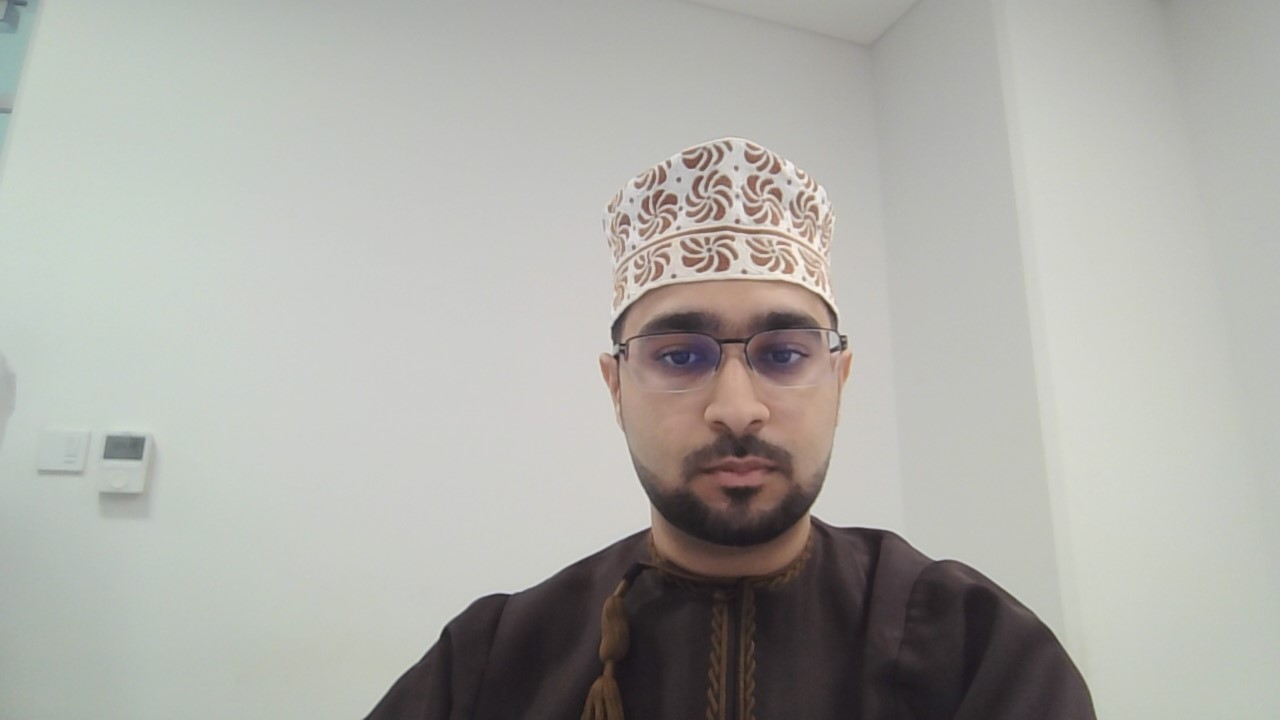
#> input picture jupyter_files/abbas_work_area/abbas.jpg, 1280 x 720 px
$ jupyter execute abdulaziztask.ipynb
#> lines starting #> are read from the running program, lines starting #| are printed output that depends on the picture; after the words box and inside, x2 and y2 are one past the last pixel; in counts of white or black regions, pixels touching at a corner belong together
[cell 1]
import cv2

[cell 2]
imagePath = 'abbas.jpg'

[cell 3]
img = cv2.imread(imagePath)
#> img is the input picture: shape (720, 1280, 3); mean B, G, R 167.9, 173.2, 173.5

[cell 4]
img.shape
#> Out = (720, 1280, 3)

[cell 5]
gray_image = cv2.cvtColor(img, cv2.COLOR_BGR2GRAY)
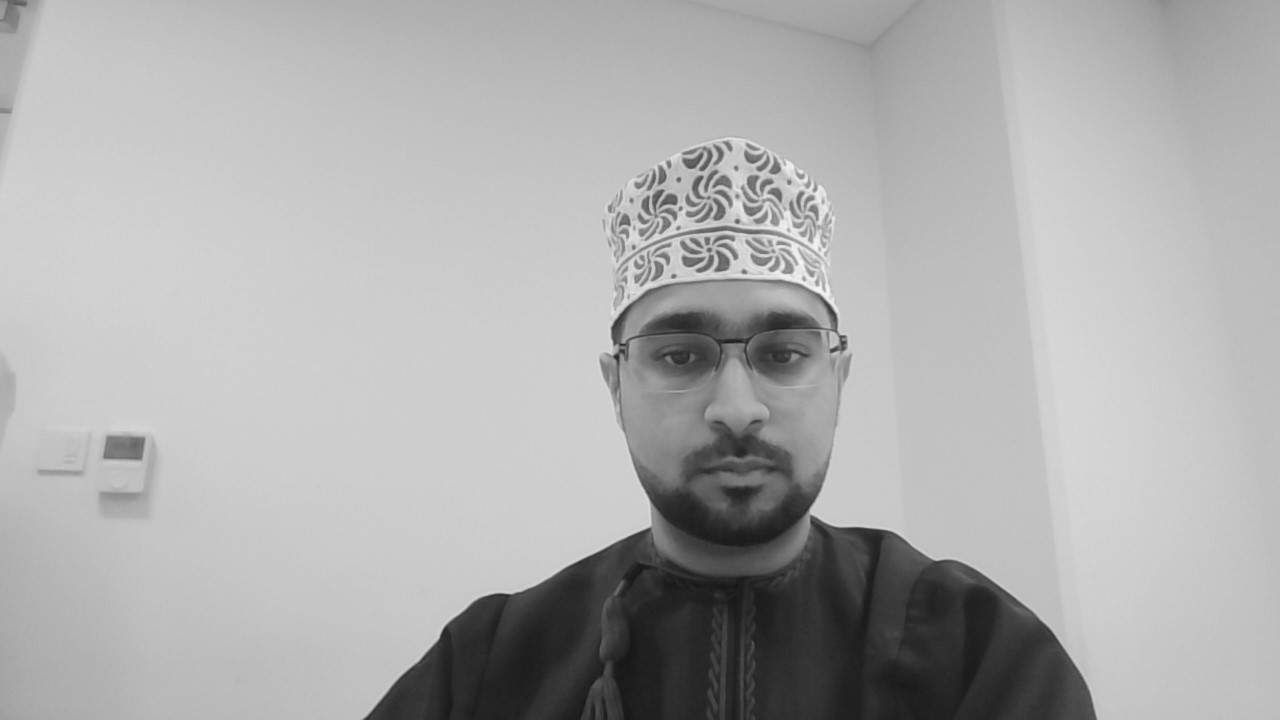
#> gray_image: shape (720, 1280); min 20, max 247, mean 172.7

[cell 6]
gray_image.shape
#> Out = (720, 1280)

[cell 7]
face_classifier = cv2.CascadeClassifier(
    cv2.data.haarcascades + "haarcascade_frontalface_default.xml"
)

[cell 8]
face = face_classifier.detectMultiScale(
    gray_image, scaleFactor=1.1, minNeighbors=5, minSize=(40, 40)
)
#> face = [[587, 244, 298, 298]]

[cell 9]
for (x, y, w, h) in face:
    cv2.rectangle(img, (x, y), (x + w, y + h), (0, 255, 0), 4)
#> this loop made 1 pass
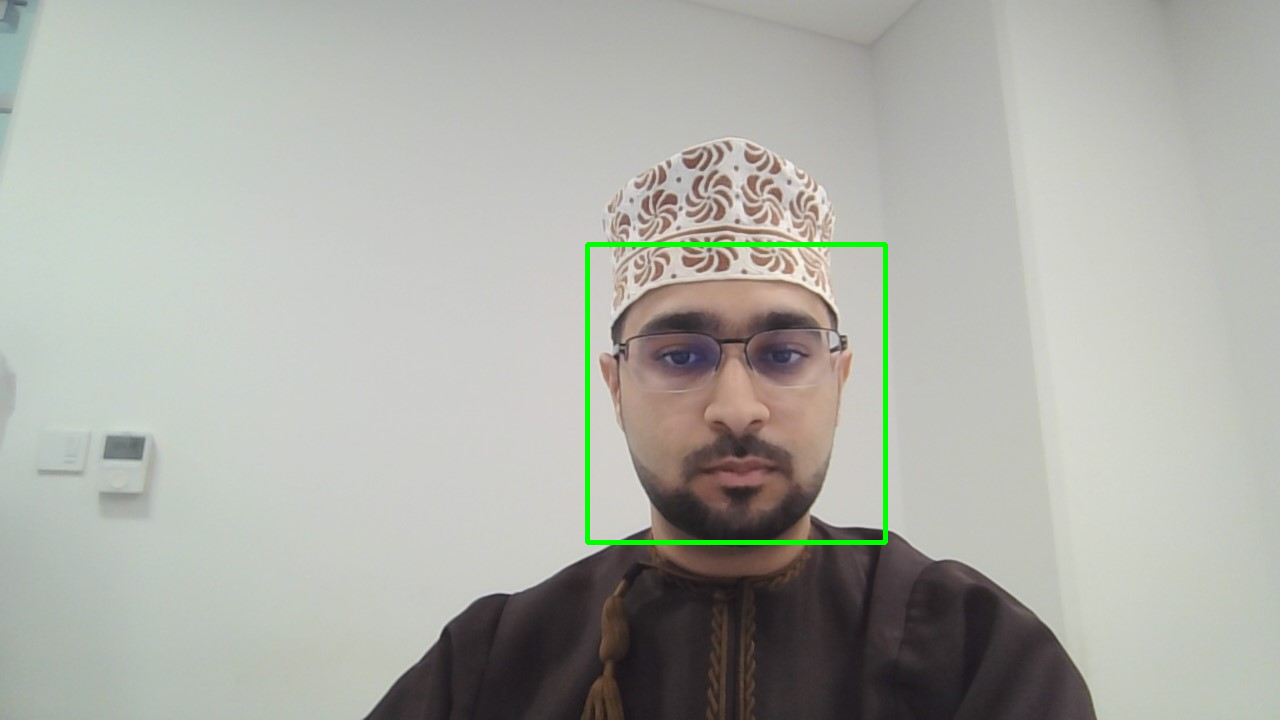
#> img: shape (720, 1280, 3); 0.65% of pixels changed, all inside (x1, y1, x2, y2) = (585, 242, 888, 545)

[cell 10]
img_rgb = cv2.cvtColor(img, cv2.COLOR_BGR2RGB)

$ run again, with jupyter_files/abbas_work_area/boys2.jpg copied over jupyter_files/abbas_work_area/abbas.jpg
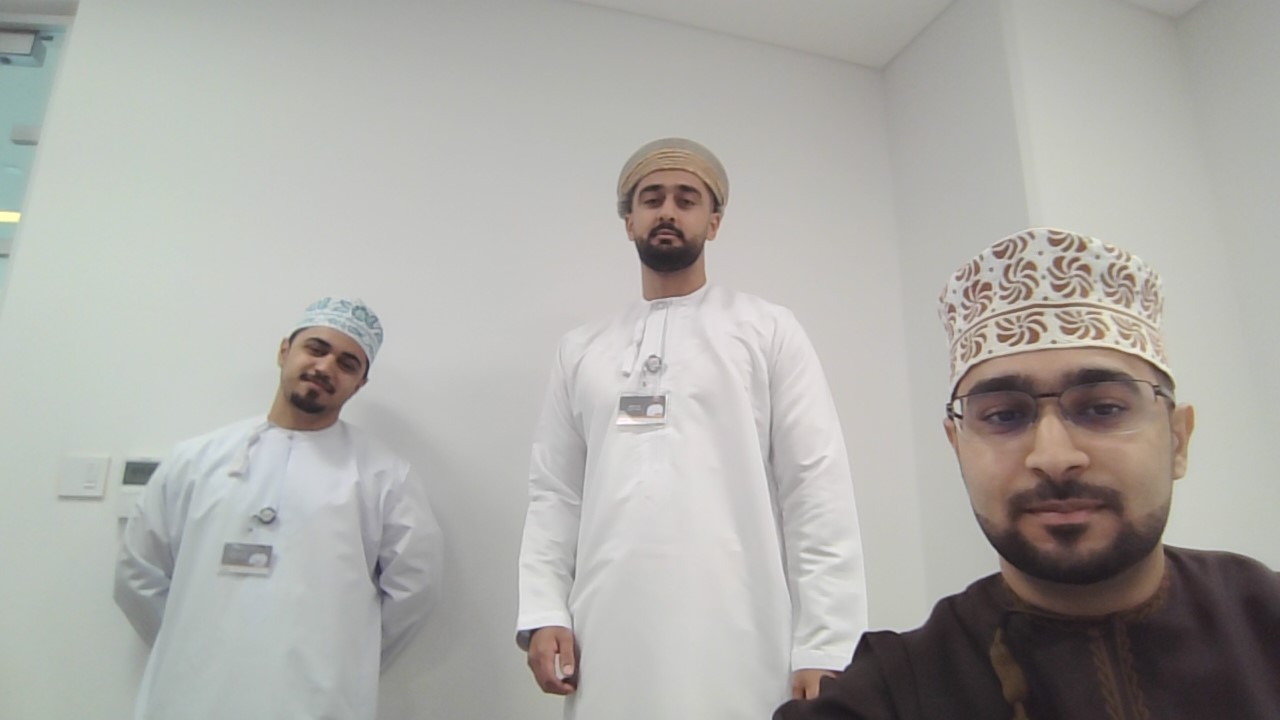
#> input picture jupyter_files/abbas_work_area/boys2.jpg, 1280 x 720 px
#> img is the input picture: shape (720, 1280, 3); mean B, G, R 167.7, 171.9, 173
#> `gray_image = cv2.cvtColor(img, cv2.COLOR_BGR2GRAY)`:
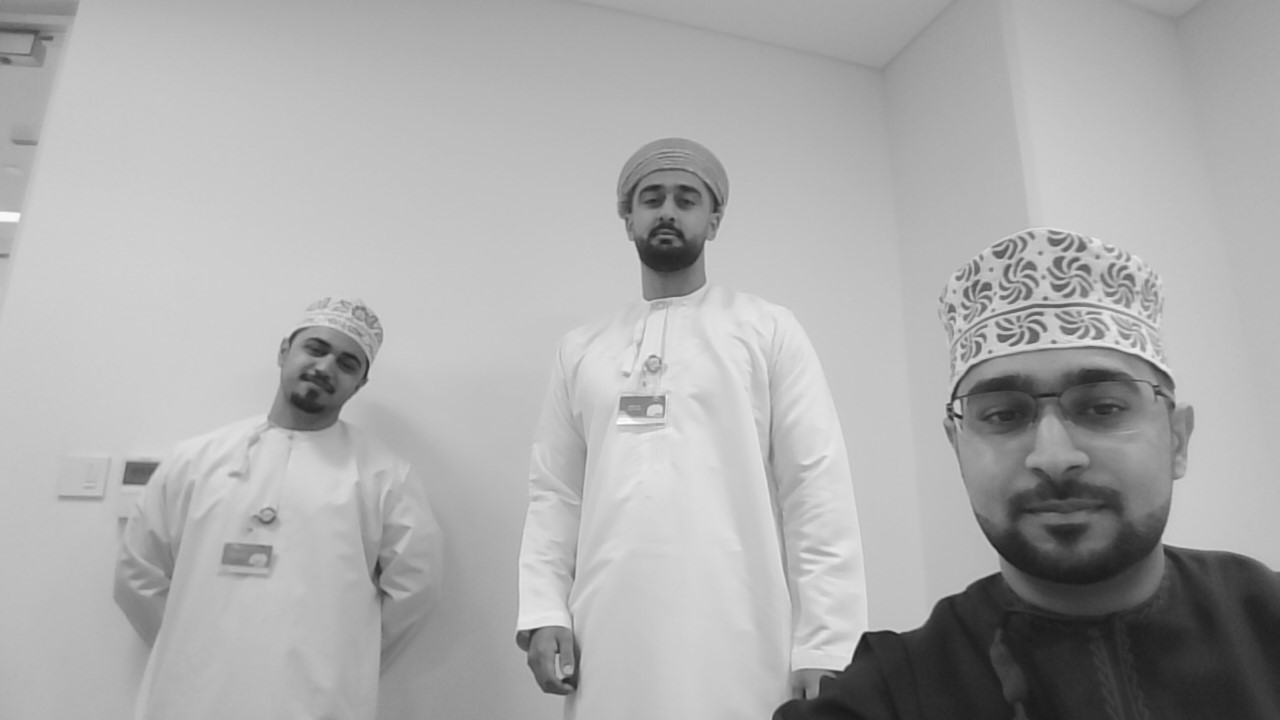
#> gray_image: shape (720, 1280); min 25, max 253, mean 171.8
#> face = [[619, 161, 99, 99], [920, 306, 270, 270]]
#> the loop `for (x, y, w, h) in face:` made 2 passes
#> after the loop `for (x, y, w, h) in face:`:
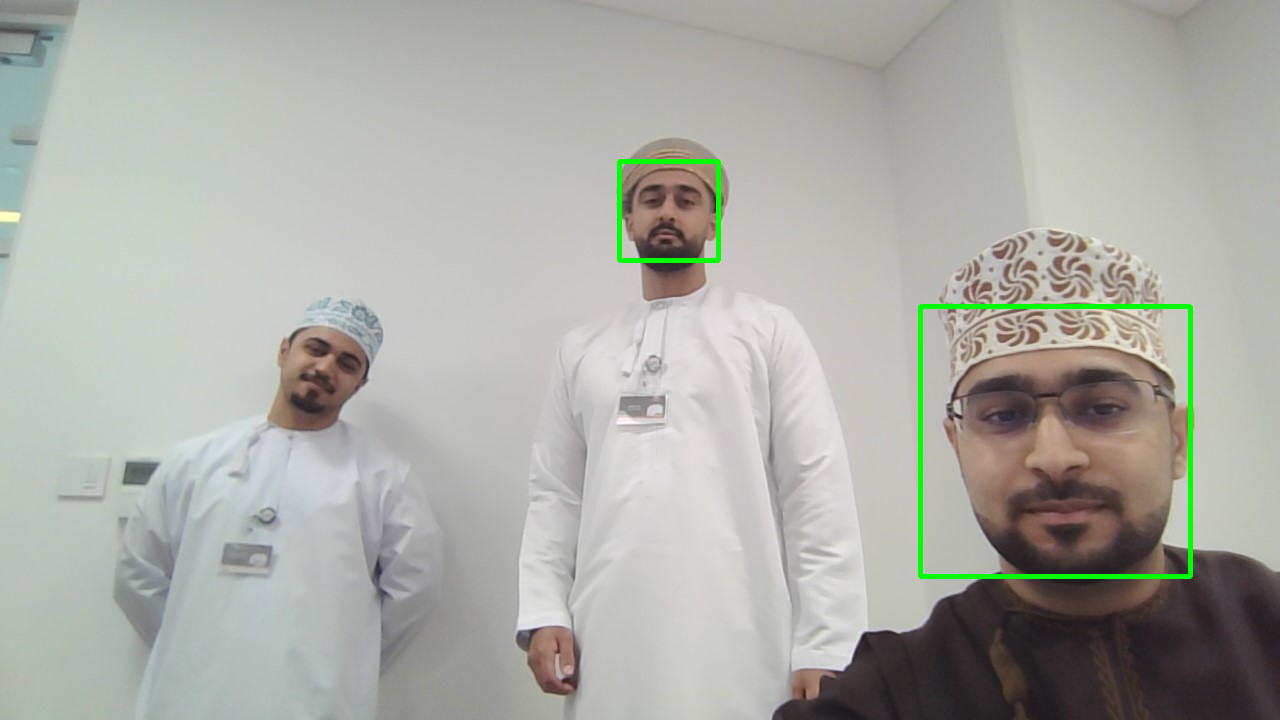
#> img: shape (720, 1280, 3); 0.8% of pixels changed, all inside (x1, y1, x2, y2) = (617, 159, 1193, 579)
